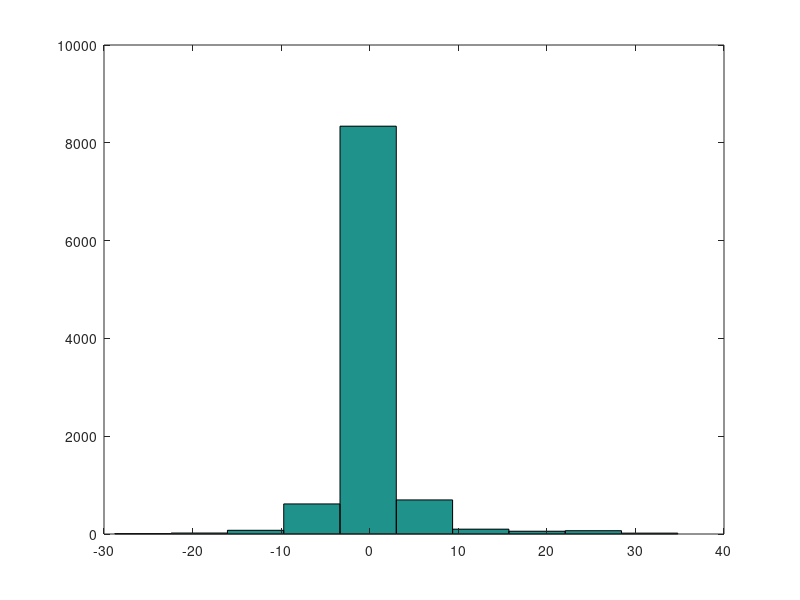

This chart was generated by the following MATLAB code:
clc,clear,close all
%target distribution
cauchy=@(x)(1./(1+x.^2));
%proposed distribution
norm=@(x,mu,sig)(1/sig*exp(-0.5*((x-mu)/sig).^2));
%generate 10000 samples in the chain
n=10000;
sig=2;
x=zeros(1,n);
x(1)=randn(1);
for i=2:n
    y=x(i-1)+sig*randn(1);
    u=rand(1);
    alpha=min([1,cauchy(y)*norm(x(i-1),y,sig)/(cauchy(x(i-1))*norm(y,x(i-1),sig))]);
    if u<=alpha
        x(i)=y;
    else
        x(i)=x(i-1);
    end
end
hist(x)